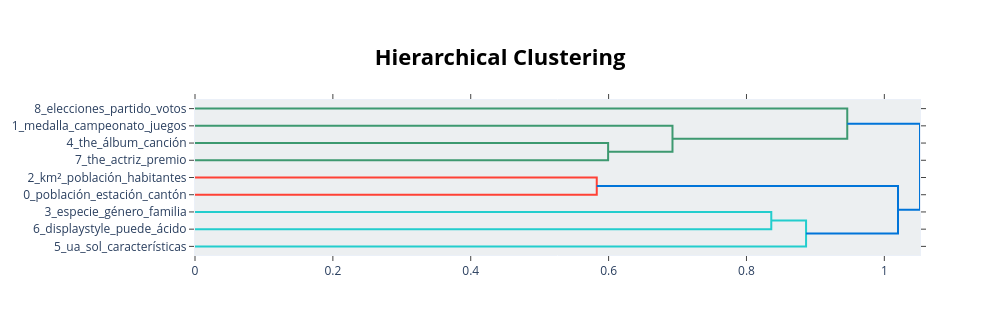
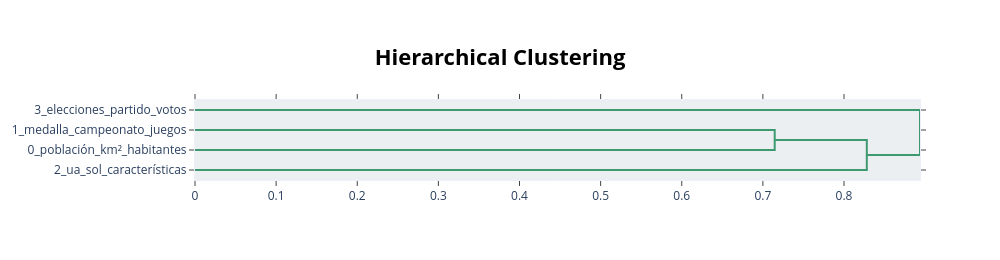

Notebook code for these charts, in order:
### Code cell
# ==========================================
# 1. Mapa Genealógico / Jerarquía: 10 Tópicos
# ==========================================
print("Generando el árbol genealógico para el modelo de 10 tópicos...")
fig_h10 = topic_model.visualize_hierarchy()
fig_h10.show()

# ==========================================
# 2. Mapa Genealógico / Jerarquía: 5 Tópicos
# ==========================================
print("Generando el árbol genealógico para el modelo de 5 tópicos...")
fig_h5 = topic_model_5.visualize_hierarchy()
fig_h5.show()

### Figure 1 — Plotly figure (JSON) as saved in the notebook; plotly's stock layout.template omitted (floating-point values rounded to 4 significant figures)
{"data": [{"hoverinfo": "text", "marker": {"color": "rgb(61,153,112)"}, "mode": "lines", "type": "scatter", "x": [0.0, 0.5993, 0.5993, 0.0], "xaxis": "x", "y": [-25.0, -25.0, -35.0, -35.0], "yaxis": "y"}, {"hoverinfo": "text", "marker": {"color": "rgb(61,153,112)"}, "mode": "lines", "type": "scatter", "x": [0.0, 0.6927, 0.6927, 0.5993], "xaxis": "x", "y": [-15.0, -15.0, -30.0, -30.0], "yaxis": "y"}, {"hoverinfo": "text", "marker": {"color": "rgb(61,153,112)"}, "mode": "lines", "type": "scatter", "x": [0.0, 0.9462, 0.9462, 0.6927], "xaxis": "x", "y": [-5.0, -5.0, -22.5, -22.5], "yaxis": "y"}, {"hoverinfo": "text", "marker": {"color": "rgb(255,65,54)"}, "mode": "lines", "type": "scatter", "x": [0.0, 0.5828, 0.5828, 0.0], "xaxis": "x", "y": [-45.0, -45.0, -55.0, -55.0], "yaxis": "y"}, {"hoverinfo": "text", "marker": {"color": "rgb(35,205,205)"}, "mode": "lines", "type": "scatter", "x": [0.0, 0.836, 0.836, 0.0], "xaxis": "x", "y": [-65.0, -65.0, -75.0, -75.0], "yaxis": "y"}, {"hoverinfo": "text", "marker": {"color": "rgb(35,205,205)"}, "mode": "lines", "type": "scatter", "x": [0.836, 0.8865, 0.8865, 0.0], "xaxis": "x", "y": [-70.0, -70.0, -85.0, -85.0], "yaxis": "y"}, {"hoverinfo": "text", "marker": {"color": "rgb(0,116,217)"}, "mode": "lines", "type": "scatter", "x": [0.5828, 1.02, 1.02, 0.8865], "xaxis": "x", "y": [-50.0, -50.0, -77.5, -77.5], "yaxis": "y"}, {"hoverinfo": "text", "marker": {"color": "rgb(0,116,217)"}, "mode": "lines", "type": "scatter", "x": [0.9462, 1.052, 1.052, 1.02], "xaxis": "x", "y": [-13.75, -13.75, -63.75, -63.75], "yaxis": "y"}], "layout": {"autosize": false, "height": 335, "hoverlabel": {"bgcolor": "white", "font": {"family": "Rockwell", "size": 16}}, "hovermode": "closest", "plot_bgcolor": "#ECEFF1", "showlegend": false, "title": {"font": {"color": "Black", "size": 22}, "text": "<b>Hierarchical Clustering</b>", "x": 0.5, "xanchor": "center", "yanchor": "top"}, "width": 1000, "xaxis": {"mirror": "allticks", "rangemode": "tozero", "showgrid": false, "showline": true, "showticklabels": true, "ticks": "outside", "type": "linear", "zeroline": false}, "yaxis": {"mirror": "allticks", "range": [-90, 0], "rangemode": "tozero", "showgrid": false, "showline": true, "showticklabels": true, "tickmode": "array", "ticks": "outside", "ticktext": ["8_elecciones_partido_votos", "1_medalla_campeonato_juegos", "4_the_álbum_canción", "7_the_actriz_premio", "2_km²_población_habitantes", "0_población_estación_cantón", "3_especie_género_familia", "6_displaystyle_puede_ácido", "5_ua_sol_características"], "tickvals": [-5, -15, -25, -35, -45, -55, -65, -75, -85], "type": "linear", "zeroline": false}}}

### Figure 2 — Plotly figure (JSON) as saved in the notebook; plotly's stock layout.template omitted (floating-point values rounded to 4 significant figures)
{"data": [{"hoverinfo": "text", "marker": {"color": "rgb(61,153,112)"}, "mode": "lines", "type": "scatter", "x": [0.0, 0.7146, 0.7146, 0.0], "xaxis": "x", "y": [-15.0, -15.0, -25.0, -25.0], "yaxis": "y"}, {"hoverinfo": "text", "marker": {"color": "rgb(61,153,112)"}, "mode": "lines", "type": "scatter", "x": [0.7146, 0.8281, 0.8281, 0.0], "xaxis": "x", "y": [-20.0, -20.0, -35.0, -35.0], "yaxis": "y"}, {"hoverinfo": "text", "marker": {"color": "rgb(61,153,112)"}, "mode": "lines", "type": "scatter", "x": [0.0, 0.8937, 0.8937, 0.8281], "xaxis": "x", "y": [-5.0, -5.0, -27.5, -27.5], "yaxis": "y"}], "layout": {"autosize": false, "height": 260, "hoverlabel": {"bgcolor": "white", "font": {"family": "Rockwell", "size": 16}}, "hovermode": "closest", "plot_bgcolor": "#ECEFF1", "showlegend": false, "title": {"font": {"color": "Black", "size": 22}, "text": "<b>Hierarchical Clustering</b>", "x": 0.5, "xanchor": "center", "yanchor": "top"}, "width": 1000, "xaxis": {"mirror": "allticks", "rangemode": "tozero", "showgrid": false, "showline": true, "showticklabels": true, "ticks": "outside", "type": "linear", "zeroline": false}, "yaxis": {"mirror": "allticks", "range": [-40, 0], "rangemode": "tozero", "showgrid": false, "showline": true, "showticklabels": true, "tickmode": "array", "ticks": "outside", "ticktext": ["3_elecciones_partido_votos", "1_medalla_campeonato_juegos", "0_población_km²_habitantes", "2_ua_sol_características"], "tickvals": [-5, -15, -25, -35], "type": "linear", "zeroline": false}}}
